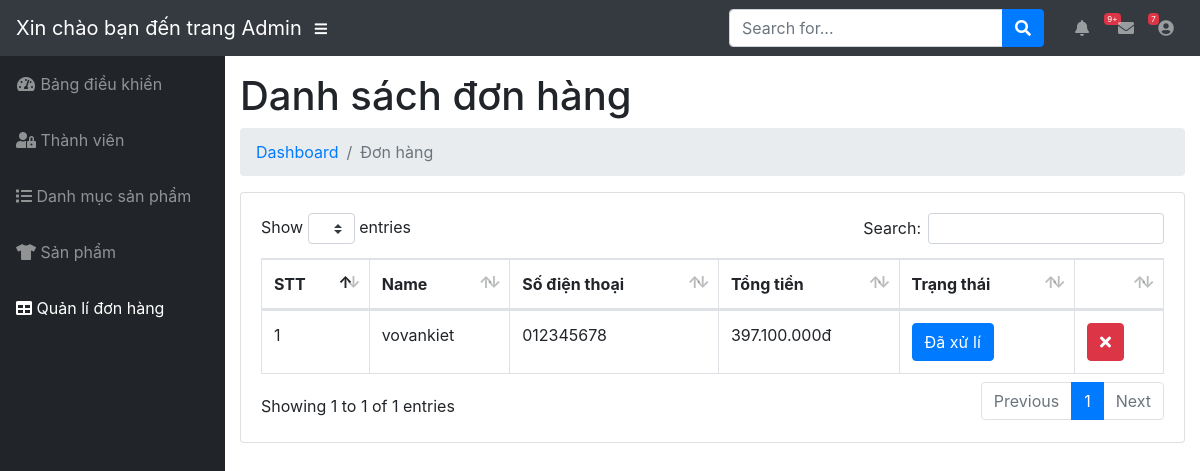
/admin/modules/transaction/index.php (signed in), run on the app's committed database.
### tables this page shows
CREATE TABLE `transaction` (
  `id` int(11) NOT NULL,
  `amount` int(11) DEFAULT NULL,
  `users_id` int(11) DEFAULT NULL,
  `note` varchar(100) NOT NULL,
  `status` tinyint(4) DEFAULT 0,
  `created_at` timestamp NULL DEFAULT current_timestamp(),
  `updated_at` timestamp NULL DEFAULT current_timestamp() ON UPDATE current_timestamp()
);

CREATE TABLE `users` (
  `id` int(11) NOT NULL,
  `name` varchar(100) DEFAULT NULL,
  `email` varchar(100) DEFAULT NULL,
  `phone` char(15) DEFAULT NULL,
  `address` varchar(100) DEFAULT NULL,
  `password` varchar(50) DEFAULT NULL,
  `avatar` varchar(100) DEFAULT NULL,
  `status` tinyint(4) DEFAULT 1,
  `created_at` timestamp NULL DEFAULT NULL,
  `updated_at` timestamp NULL DEFAULT NULL ON UPDATE current_timestamp()
);

### lib/database.php (called while the page is built, shortened)
<?php
class Database
{
    public $link;
    public function __construct()
    {
        $this->link = mysqli_connect("localhost:3306", "root", "", "cuoiky") or die();
        mysqli_set_charset($this->link, "utf8");
    }
    public function fetchsql($sql)
    {
        $result = mysqli_query($this->link, $sql) or die("Lỗi  truy vấn sql " . mysqli_error($this->link));
        $data = [];
        if ($result) {
            while ($num = mysqli_fetch_assoc($result)) {
                $data[] = $num;
            }
        }
        return $data;
    }
}

### admin/autoload/autoload.php (called while the page is built, shortened)
<?php
require_once __DIR__ . "/../../lib/database.php";
require_once __DIR__ . "/../../lib/funtion.php";
$db = new Database;

### lib/funtion.php (called while the page is built, shortened)
<?php
function fomatPrice($number)
{
    $number = intval($number);
    return number_format($number, 0, ",", ".");
}

### admin/modules/transaction/index.php (the view, shortened to what this page needs)
<?php
    require_once __DIR__. "/../../autoload/autoload.php";
    $sql = "SELECT transaction.*, users.name as name_user, users.phone as phone FROM  transaction left join users on transaction.users_id= users.id  order by id desc";
     $transaction = $db -> fetchsql($sql);
?>
<?php require_once __DIR__. "/../../layouts/header.php" ?>
    <div id="content-wrapper">
      <div class="container-fluid">
          <h1 class="page-header">Danh sách đơn hàng </h1>
        <ol class="breadcrumb">
          <li class="breadcrumb-item">
            <a href="index.html">Dashboard</a>
          </li>
          <li class="breadcrumb-item active">Đơn hàng</li>
        </ol>
        <div class="row">
         <div class="col-md-12">
            <div class="card mb-3">
          <div class="card-body">
            <div class="table-responsive">
              <table class="table table-bordered" id="dataTable" width="100%" cellspacing="0">
                <thead>
                  <tr>
                    <th>STT</th>
                    <th>Name</th>
                    <th>Số điện thoại</th>
                    <th>Tổng tiền</th>
                    <th>Trạng thái</th>
                    <th></th>
                  </tr>
                </thead>
                <tbody>
                 <?php $stt = 1; foreach ($transaction as $item): ?>
                      <tr>
                        <td><?php echo $stt ?></td>
                        <td><?php echo $item['name_user'] ?></td>
                        <td><?php echo $item['phone'] ?></td>
                        <td><?php echo fomatPrice($item['amount']) ?>đ</td>
                         <td>
                          <a class="btn btn-xs <?php echo $item['status'] == 1 ? 'btn-primary' : 'btn-danger' ?>" href="status.php?id=<?php echo $item['id'] ?>">
                            <?php echo $item['status'] == 1 ? 'Đã xử lí' : 'Chưa xử lí' ?>
                         </a>
                        <td>
                          <a class="btn btn-xs btn-danger" href="delete.php?id=<?php echo $item['id'] ?>"><i class="fa fa-times"></i></a>
                        </td>
                      </tr>
                 <?php $stt++ ;  endforeach  ?>
                </tbody>
              </table>
            </div>
          </div>
        </div>
        </div>
       </div>
        </div>
     <?php require_once __DIR__. "/../../layouts/footer.php" ?>

### data on the page
transaction: users.name "vovankiet", users.phone "012345678", amount "397.100.000", status "Đã xử lí"
